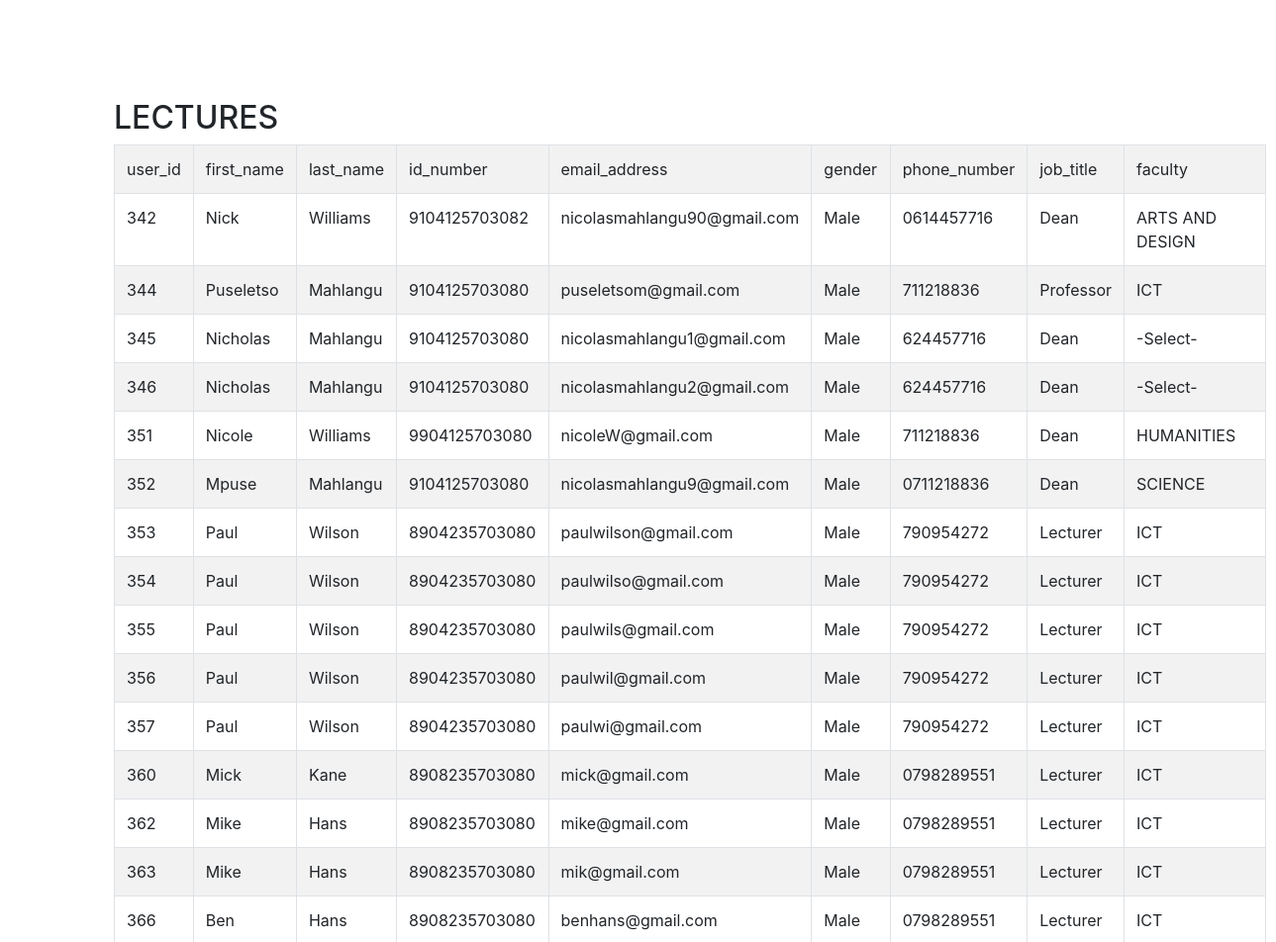
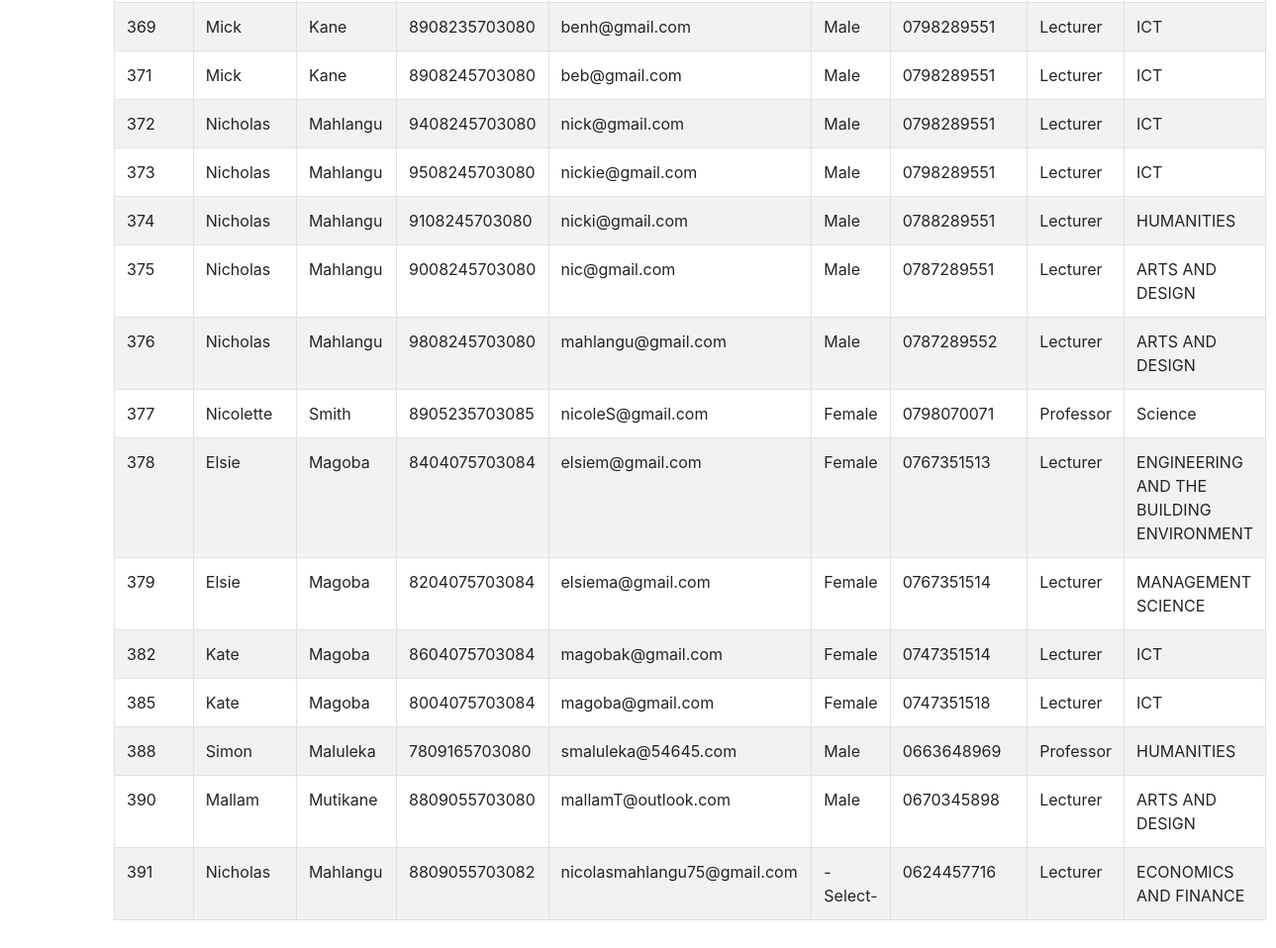
Page /siya/viewL.php on the committed database (2 pictures, top to bottom).
### tables this page shows
CREATE TABLE `users` (
  `user_id` int(6) NOT NULL,
  `staff_number` varchar(255) NOT NULL,
  `first_name` varchar(255) NOT NULL,
  `last_name` varchar(255) NOT NULL,
  `id_number` varchar(255) NOT NULL,
  `email_address` varchar(255) NOT NULL,
  `gender` varchar(255) NOT NULL,
  `phone_number` varchar(255) NOT NULL,
  `job_title` varchar(255) NOT NULL,
  `faculty` varchar(255) NOT NULL,
  `password` varchar(255) NOT NULL
);

### siya/viewL.php (the view, shortened to what this page needs)
<!DOCTYPE html>
<html lang="en">
<head>
<link rel="stylesheet" href="https://stackpath.bootstrapcdn.com/bootstrap/4.3.1/css/bootstrap.min.css">
</head>
<body>
    <div class="bs-example">
        <div class="container">
            <div class="row">
                <div class="col-md-12">
                    <div class="page-header clearfix">
                        <h2 class="pull-left">LECTURES</h2>
                    </div>
                    <?php
                    include_once 'connection.php';
                    $result = mysqli_query($conn,"SELECT * FROM users");
                    ?>
                    <?php
                    if (mysqli_num_rows($result) > 0) {
                    ?>
                      <table class='table table-bordered table-striped'>
                      <tr>
                        <td>user_id</td>
                        <td>first_name</td>
                        <td>last_name</td>
                        <td>id_number</td>
                        <td>email_address</td>
                        <td>gender</td>
                        <td>phone_number</td>
                        <td>job_title</td>
                        <td>faculty</td>
                      </tr>
                    <?php
                    while($row = mysqli_fetch_array($result)) {
                    ?>
                    <tr>
                        <td><?php echo $row["user_id"]; ?></td>
                        <td><?php echo $row["first_name"]; ?></td>
                        <td><?php echo $row["last_name"]; ?></td>
                        <td><?php echo $row["id_number"]; ?></td>
                        <td><?php echo $row["email_address"]; ?></td>
                        <td><?php echo $row["gender"]; ?></td>
                        <td><?php echo $row["phone_number"]; ?></td>
                        <td><?php echo $row["job_title"]; ?></td>
                        <td><?php echo $row["faculty"]; ?></td>
                    </tr>
                    <?php
                    }
                    ?>
                    </table>
                     <?php
                    }
                    else{
                        echo "No result found";
                    }
                    ?>
                </div>
            </div>
        </div>
    </div>
</body>
</html>

### siya/viewL.php (style rules this page uses)
.bs-example { margin: 100px; }

### rows in the picture
users: user_id "342", first_name "Nick", last_name "Williams", id_number "9104125703082", email_address "nicolasmahlangu90@gmail.com", gender "Male", phone_number "0614457716", job_title "Dean", faculty "ARTS AND DESIGN"
users: user_id "344", first_name "Puseletso", last_name "Mahlangu", id_number "9104125703080", email_address "puseletsom@gmail.com", gender "Male", phone_number "711218836", job_title "Professor", faculty "ICT"
users: user_id "345", first_name "Nicholas", last_name "Mahlangu", id_number "9104125703080", email_address "nicolasmahlangu1@gmail.com", gender "Male", phone_number "624457716", job_title "Dean", faculty "-Select-"
users: user_id "346", first_name "Nicholas", last_name "Mahlangu", id_number "9104125703080", email_address "nicolasmahlangu2@gmail.com", gender "Male", phone_number "624457716", job_title "Dean", faculty "-Select-"
users: user_id "351", first_name "Nicole", last_name "Williams", id_number "9904125703080", email_address "nicoleW@gmail.com", gender "Male", phone_number "711218836", job_title "Dean", faculty "HUMANITIES"
users: user_id "352", first_name "Mpuse", last_name "Mahlangu", id_number "9104125703080", email_address "nicolasmahlangu9@gmail.com", gender "Male", phone_number "0711218836", job_title "Dean", faculty "SCIENCE"
users: user_id "353", first_name "Paul", last_name "Wilson", id_number "8904235703080", email_address "paulwilson@gmail.com", gender "Male", phone_number "790954272", job_title "Lecturer", faculty "ICT"
users: user_id "354", first_name "Paul", last_name "Wilson", id_number "8904235703080", email_address "paulwilso@gmail.com", gender "Male", phone_number "790954272", job_title "Lecturer", faculty "ICT"
users: user_id "355", first_name "Paul", last_name "Wilson", id_number "8904235703080", email_address "paulwils@gmail.com", gender "Male", phone_number "790954272", job_title "Lecturer", faculty "ICT"
users: user_id "356", first_name "Paul", last_name "Wilson", id_number "8904235703080", email_address "paulwil@gmail.com", gender "Male", phone_number "790954272", job_title "Lecturer", faculty "ICT"
users: user_id "357", first_name "Paul", last_name "Wilson", id_number "8904235703080", email_address "paulwi@gmail.com", gender "Male", phone_number "790954272", job_title "Lecturer", faculty "ICT"
users: user_id "360", first_name "Mick", last_name "Kane", id_number "8908235703080", email_address "mick@gmail.com", gender "Male", phone_number "0798289551", job_title "Lecturer", faculty "ICT"
users: user_id "362", first_name "Mike", last_name "Hans", id_number "8908235703080", email_address "mike@gmail.com", gender "Male", phone_number "0798289551", job_title "Lecturer", faculty "ICT"
users: user_id "363", first_name "Mike", last_name "Hans", id_number "8908235703080", email_address "mik@gmail.com", gender "Male", phone_number "0798289551", job_title "Lecturer", faculty "ICT"
users: user_id "366", first_name "Ben", last_name "Hans", id_number "8908235703080", email_address "benhans@gmail.com", gender "Male", phone_number "0798289551", job_title "Lecturer", faculty "ICT"
users: user_id "369", first_name "Mick", last_name "Kane", id_number "8908235703080", email_address "benh@gmail.com", gender "Male", phone_number "0798289551", job_title "Lecturer", faculty "ICT"
users: user_id "371", first_name "Mick", last_name "Kane", id_number "8908245703080", email_address "beb@gmail.com", gender "Male", phone_number "0798289551", job_title "Lecturer", faculty "ICT"
users: user_id "372", first_name "Nicholas", last_name "Mahlangu", id_number "9408245703080", email_address "nick@gmail.com", gender "Male", phone_number "0798289551", job_title "Lecturer", faculty "ICT"
users: user_id "373", first_name "Nicholas", last_name "Mahlangu", id_number "9508245703080", email_address "nickie@gmail.com", gender "Male", phone_number "0798289551", job_title "Lecturer", faculty "ICT"
users: user_id "374", first_name "Nicholas", last_name "Mahlangu", id_number "9108245703080", email_address "nicki@gmail.com", gender "Male", phone_number "0788289551", job_title "Lecturer", faculty "HUMANITIES"
users: user_id "375", first_name "Nicholas", last_name "Mahlangu", id_number "9008245703080", email_address "nic@gmail.com", gender "Male", phone_number "0787289551", job_title "Lecturer", faculty "ARTS AND DESIGN"
users: user_id "376", first_name "Nicholas", last_name "Mahlangu", id_number "9808245703080", email_address "mahlangu@gmail.com", gender "Male", phone_number "0787289552", job_title "Lecturer", faculty "ARTS AND DESIGN"
users: user_id "377", first_name "Nicolette", last_name "Smith", id_number "8905235703085", email_address "nicoleS@gmail.com", gender "Female", phone_number "0798070071", job_title "Professor", faculty "Science"
users: user_id "378", first_name "Elsie", last_name "Magoba", id_number "8404075703084", email_address "elsiem@gmail.com", gender "Female", phone_number "0767351513", job_title "Lecturer", faculty "ENGINEERING AND THE BUILDING ENVIRONMENT"
users: user_id "379", first_name "Elsie", last_name "Magoba", id_number "8204075703084", email_address "elsiema@gmail.com", gender "Female", phone_number "0767351514", job_title "Lecturer", faculty "MANAGEMENT SCIENCE"
users: user_id "382", first_name "Kate", last_name "Magoba", id_number "8604075703084", email_address "magobak@gmail.com", gender "Female", phone_number "0747351514", job_title "Lecturer", faculty "ICT"
users: user_id "385", first_name "Kate", last_name "Magoba", id_number "8004075703084", email_address "magoba@gmail.com", gender "Female", phone_number "0747351518", job_title "Lecturer", faculty "ICT"
users: user_id "388", first_name "Simon", last_name "Maluleka", id_number "7809165703080", email_address "smaluleka@54645.com", gender "Male", phone_number "0663648969", job_title "Professor", faculty "HUMANITIES"
users: user_id "390", first_name "Mallam", last_name "Mutikane", id_number "8809055703080", email_address "mallamT@outlook.com", gender "Male", phone_number "0670345898", job_title "Lecturer", faculty "ARTS AND DESIGN"
users: user_id "391", first_name "Nicholas", last_name "Mahlangu", id_number "8809055703082", email_address "nicolasmahlangu75@gmail.com", gender "-Select-", phone_number "0624457716", job_title "Lecturer", faculty "ECONOMICS AND FINANCE"
